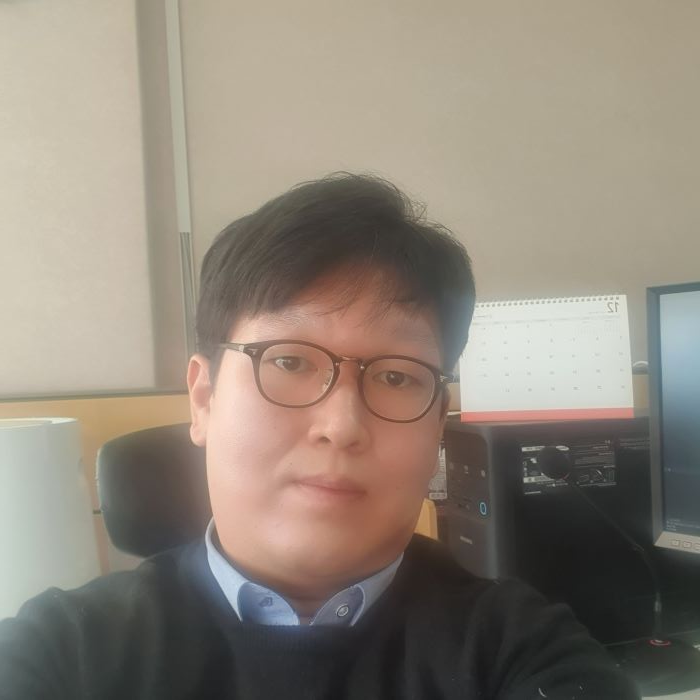
#> input picture image/my_face2.jpg, 700 x 700 px
$ python mask_creator.py
#> lines starting #> are read from the running program, lines starting #| are printed output that depends on the picture; after the words box and inside, x2 and y2 are one past the last pixel; in counts of white or black regions, pixels touching at a corner belong together
### util/CommUtils.py
import numpy as np, cv2

# 이미지 기울기 보정을 위한 함수
# 인자값1 : 원본이미지 / 인자값2 : 얼굴 중심 좌표 / 인자값3 : 양쪽 눈 중심좌표
# 결과값 : 보정된 이미지, 보정된 얼굴 중심 좌표
def doCorrectionImage(image, face_center, eye_centers):

    #양쪽 눈 좌표
    pt0, pt1 = eye_centers

    if pt0[0] > pt1[0]: pt0, pt1 = pt1, pt0

    # 두 좌표간 차분 계산
    dx, dy = np.subtract(pt1, pt0).astype(float)

    #역탄젠트로 기울기 계산
    angle = cv2.fastAtan2(dy, dx)

    # 계산된 기울기만큼 이미지 회전하기
    rot = cv2.getRotationMatrix2D(face_center, angle, 1)

    # 회전된 이미지를 원래 이미지 크기로 자르기
    size = image.shape[1::-1]

    # 보정된 이미지 생성
    correction_image = cv2.warpAffine(image, rot, size, cv2.INTER_CUBIC)

    # 눈 위치 보정
    eye_centers = np.expand_dims(eye_centers, axis=0)
    correction_centers = cv2.transform(eye_centers, rot)
    correction_centers = np.squeeze(correction_centers, axis=0)

    return correction_image, correction_centers

# 얼굴이미지로부터 상세 객체 탐지를 위한 함수
# 인자값1 : 얼굴 이미지 / 인자값2 : 얼굴 중심 좌표
# 결과값 : 윗머리, 귓밑머리, 입술, 얼굴 전체
def doDetectObject(face, center):
    w, h = face[2:4]
    center = np.array(center)

    # 얼굴영역 평균 비율
    # 얼굴 시작좌표 : 얼굴 증심으로부터 머리 시작좌표까지 평균 약 65%
    # 머리 끝 좌표 : 얼굴 증심으로부터 머리 끝좌표까지 평균 약 45%
    face_avg_rate = np.multiply((w,h), (0.45, 0.65))

    # 입술영역 평균 비율
    # 입술 시작좌표 : 입술 중심으로부터 얼굴높이의 평균 약 10%
    # 입술 끝 좌표 : 입술 증심으로부터 얼굴 너비의 평균 약 18%
    lib_avg_rate = np.multiply((w,h), (0.18, 0.1))

    # 얼굴 중심에서 머리 시작좌표로 이동
    pt1 = center - face_avg_rate

    # 얼굴 중심에서 머리 종료좌표로 이동
    pt2 = center + face_avg_rate

    # 얼굴 전체 영역
    face_all = roi(pt1, pt2-pt1)

    size = np.multiply(face_all[2:4], (1, 0.35))

    # 윗머리 영역
    face_up = roi(pt1, size)

    # 귀밑머리 영역
    face_down = roi(pt2-size, size)

    # 입술 중심 좌표(얼굴 중심의 약 30% 아래 위치함)
    lip_center = center + (0, h * 0.3)

    # 입술 중심에서 입술 시작좌표로 이동
    lip1 = lip_center - lib_avg_rate

    # 입술 중심에서 입술 끝좌표로 이동
    lip2 = lip_center + lib_avg_rate

    # 입술 영역
    lip = roi(lip1, lip2-lip1)

    return [face_up, face_down, lip, face_all]

# 이미지의 관심영역(ROI, Region of Interest)을 가져오기는 함수
# 인자값1 : 위치 / 인자값2 : 크기
# 결과값 : 영역 값
def roi(pt, size):
    return np.ravel([pt, size]).astype(int)

# 타원형으로 마스크 생성하는 함수
# 인자값1 : 원본 이미지 / 인자값2 : 세부 영역(윗머리, 귓밑머리, 입술, 얼굴 전체 중 하나)
# 인자값3 : 색상 / 인자값4 : 실선(사전 정의함)
# 결과값 : 타원형 마스크를 그린 이미지
def draw_ellipse(image, roi, color, thickness=cv2.FILLED):

    # 영역의 좌표 구하기
    x, y, w, h = roi

    # 영역의 자표로 부터 중심 좌표 구하기
    center = (x + w // 2, y + h // 2)

    # 타원 크기 설정하기(사람 얼굴 객체의 일반적인 타원 비율은 45%임)
    size = (int(w * 0.45), int(h * 0.45))

    # 타원 그리기
    cv2.ellipse(image, center, size, 0, 0, 360, color, thickness)

    return image

### mask_creator.py
# 생성한 CommUtils에 정의한 함수를 사용하기 위해 사용
from util.CommUtils import *

# 인식률을 높이기 위한 전처리
def preprocessing():
    # 분석하기 위한 이미지 불러오기
    image = cv2.imread("image/my_face2.jpg", cv2.IMREAD_COLOR)
#> image is the input picture: shape (700, 700, 3); mean B, G, R 121.1, 133.1, 142.7

    # 이미지가 존재하지 안으면, 에러 반환
    if image is None: return None, None

    # 이미지 크기 사이즈 변경하기
    image = cv2.resize(image, (700, 700))

    # 흑백사진으로 변경
    gray = cv2.cvtColor(image, cv2.COLOR_BGR2GRAY)

    # 변환한 흑백사진으로부터 히스토그램 평활화
    gray = cv2.equalizeHist(gray)
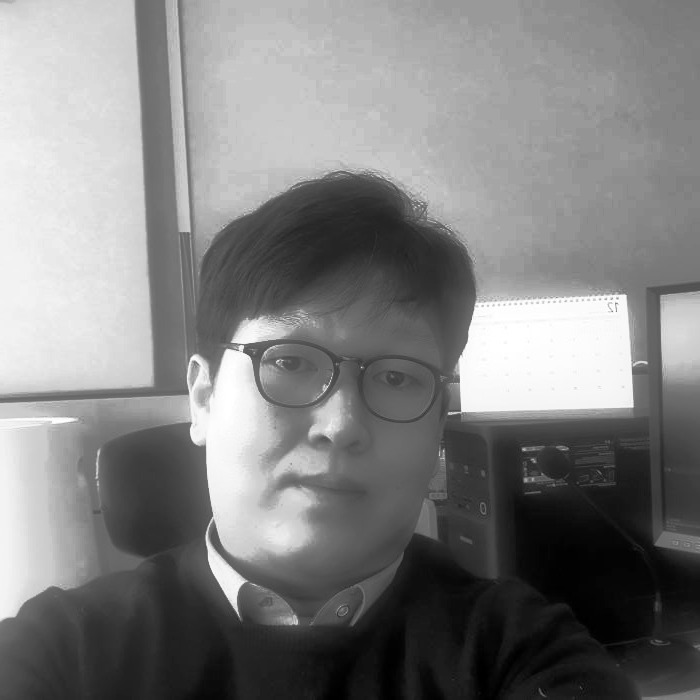
#> gray: shape (700, 700); min 0, max 255, mean 128.5

    return image, gray


# 학습된 얼굴 정면검출기 사용하기
face_cascade = cv2.CascadeClassifier("data/haarcascade_frontalface_alt2.xml")

# 학습된 눈 검출기 사용하기
eye_cascade = cv2.CascadeClassifier("data/haarcascade_eye_tree_eyeglasses.xml")

# 인식률을 높이기 위한 전처리 함수 호출
image, gray = preprocessing()  # 전처리

if image is None: raise Exception("영상 파일 읽기 에러")

# 얼굴 검출 수행(정확도 높이는 방법의 아래 파라미터를 조절함)
# 얼굴 검출은 히스토그램 평황화한 이미지 사용
# scaleFactor : 1.1
# minNeighbors : 인근 유사 픽셀 발견 비율이 2번 이상
# flags : 0 => 더이상 사용하지 않는 인자값
# 분석할 이미지의 최소 크기 : 가로 100, 세로 100
faces = face_cascade.detectMultiScale(gray, 1.1, 2, 0, (100, 100))
#> faces = [[171, 256, 301, 301]]

# 얼굴이 검출되었다면,
if faces.any():

    # 얼굴 위치 값을 가져오기
    x, y, w, h = faces[0]
#> x = 171; y = 256; w = 301; h = 301

    # 원본이미지로부터 얼굴영역 가져오기
    face_image = image[y:y + h, x:x + w]
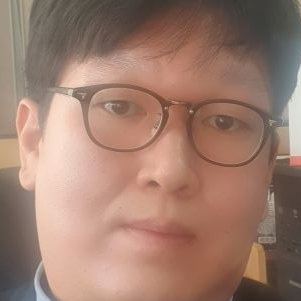
#> face_image: shape (301, 301, 3); mean B, G, R 110.1, 124.7, 157.8

    # 눈 검출 수행하기(정확도 높이는 방법의 아래 파라미터를 조절함)
    # 눈 검출은 얼굴 이미지 영역만 불러와 분석 수행
    # scaleFactor : 1.15
    # minNeighbors : 인근 유사 픽셀 발견 비율이 7번 이상
    # flags : 0 => 더이상 사용하지 않는 인자값
    # 분석할 이미지의 최소 크기 : 가로 25, 세로 20
    eyes = eye_cascade.detectMultiScale(face_image, 1.15, 7, 0, (25, 20))
#> eyes = [[96, 84, 45, 45], [199, 100, 47, 47]]

    # 눈을 찾을 수 있다면,
    if len(eyes) == 2:
        # 얼굴 가운데
        face_center = (x + w // 2.0, y + h // 2.0)  # 보정용 값(데이터 타입이 cv2.typing.Point2f 변경됨)
#> face_center = (321, 406)

        # 양쪽 눈 가운데 위치 값 가져오기
        eye_centers  = [[x+ex+ew//2, y+ey+eh//2] for ex,ey,ew,eh in eyes]
#> eye_centers = [[289, 362], [393, 379]]

        # 사진의 기울기 보정
        correction_image, correction_center = doCorrectionImage(image, face_center, eye_centers )
#> in doCorrectionImage, `pt0, pt1 = eye_centers`: pt0 = [289, 362]; pt1 = [393, 379]
#> in doCorrectionImage, `dx, dy = np.subtract(pt1, pt0).astype(float)`: dx = 104; dy = 17
#> in doCorrectionImage, `angle = cv2.fastAtan2(dy, dx)`: angle = 9.28
#> in doCorrectionImage, `rot = cv2.getRotationMatrix2D(face_center, angle, 1)`: rot = [[0.987, 0.161, -61.29], [-0.161, 0.987, 57.1]]
#> in doCorrectionImage, `correction_image = cv2.warpAffine(image, rot, size, cv2.INTER_CUBIC)`:
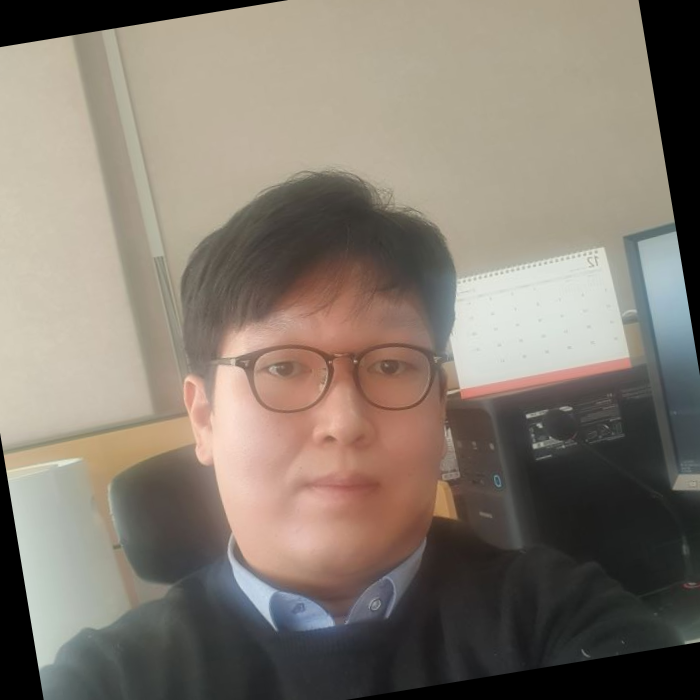
#> correction_image: shape (700, 700, 3); mean B, G, R 112.3, 123.3, 132.7
#> in doCorrectionImage, `eye_centers = np.expand_dims(eye_centers, axis=0)`: eye_centers = [[289, 362], [393, 379]]
#> in doCorrectionImage, `correction_centers = cv2.transform(eye_centers, rot)`: correction_centers = [[282, 368], [388, 368]]
#> correction_center = [[282, 368], [388, 368]]

        # 얼굴 상세 객체(윗머리, 귀밑머리, 입술) 찾기
        # rois[0] : 윗머리 / rois[1] : 귓밑머리 / rois[2] : 입술 / rois[3] : 얼굴 전체
        rois = doDetectObject(faces[0], face_center)
#> in doDetectObject, `w, h = face[2:4]`: w = 301
#> in doDetectObject, `center = np.array(center)`: center = [321, 406]
#> in doDetectObject, `face_avg_rate = np.multiply((w,h), (0.45, 0.65))`: face_avg_rate = [135.5, 195.7]
#> in doDetectObject, `lib_avg_rate = np.multiply((w,h), (0.18, 0.1))`: lib_avg_rate = [54.18, 30.1]
#> in doDetectObject, `pt1 = center - face_avg_rate`: pt1 = [185.5, 210.3]
#> in doDetectObject, `pt2 = center + face_avg_rate`: pt2 = [456.5, 601.6]
#> in doDetectObject, `face_all = roi(pt1, pt2-pt1)`: face_all = [185, 210, 270, 391]
#> in doDetectObject, `size = np.multiply(face_all[2:4], (1, 0.35))`: size = [270, 136.8]
#> in doDetectObject, `face_up = roi(pt1, size)`: face_up = [185, 210, 270, 136]
#> in doDetectObject, `face_down = roi(pt2-size, size)`: face_down = [186, 464, 270, 136]
#> in doDetectObject, `lip_center = center + (0, h * 0.3)`: lip_center = [321, 496.3]
#> in doDetectObject, `lip1 = lip_center - lib_avg_rate`: lip1 = [266.8, 466.2]
#> in doDetectObject, `lip2 = lip_center + lib_avg_rate`: lip2 = [375.2, 526.4]
#> in doDetectObject, `lip = roi(lip1, lip2-lip1)`: lip = [266, 466, 108, 60]
#> rois = [[185, 210, 270, 136], [186, 464, 270, 136], [266, 466, 108, 60], [185, 210, 270, 391]]

        # 보정된 사진 전체를 마스크만들기
        base_mask = np.full(correction_image.shape[:2], 255, np.uint8)

        # 얼굴 전체 마스크 만들기(사람의 얼굴은 평균 약 45% 타원으로 구성됨)
        # 얼굴 영역을 연산하기 않기 위해 색상을 검정색(값 : 0)으로 설정함
        face_mask = draw_ellipse(base_mask, rois[3], 0, -1)
#> in draw_ellipse, `x, y, w, h = roi`: x = 185; y = 210; w = 270; h = 391
#> in draw_ellipse, `center = (x + w // 2, y + h // 2)`: center = (320, 405)
#> in draw_ellipse, `size = (int(w * 0.45), int(h * 0.45))`: size = (121, 175)
#> in draw_ellipse, `cv2.ellipse(image, center, size, 0, 0, 360, color, thickness)`:
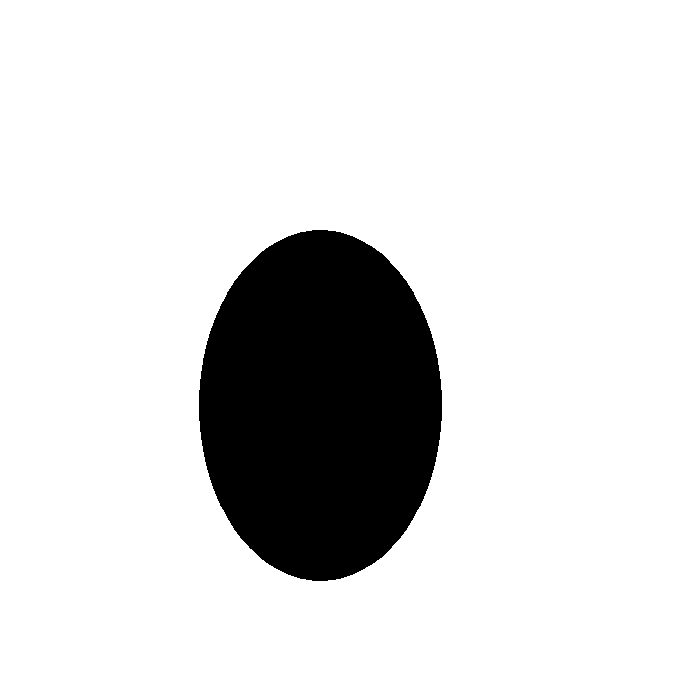
#> image: shape (700, 700); 86.4% white; 1 black region, box (x1, y1, x2, y2) and area: (199, 230, 442, 581) 66873

        # 입술 마스크 만들기(사람의 얼굴은 평균 약 45% 타원으로 구성됨)
        # 입술 영역을 연산하기 위해 색상을 흰색(값 : 255)으로 설정함
        lip_mask = draw_ellipse(np.copy(base_mask), rois[2], 255)
#> call 2 of draw_ellipse, with roi = array of shape (4,), color = 255, thickness = -1
#> in draw_ellipse (call 2), `x, y, w, h = roi`: x = 266; y = 466; w = 108; h = 60
#> in draw_ellipse (call 2), `center = (x + w // 2, y + h // 2)`: center = (320, 496)
#> in draw_ellipse (call 2), `size = (int(w * 0.45), int(h * 0.45))`: size = (48, 27)
#> in draw_ellipse (call 2), `cv2.ellipse(image, center, size, 0, 0, 360, color, thickness)`:
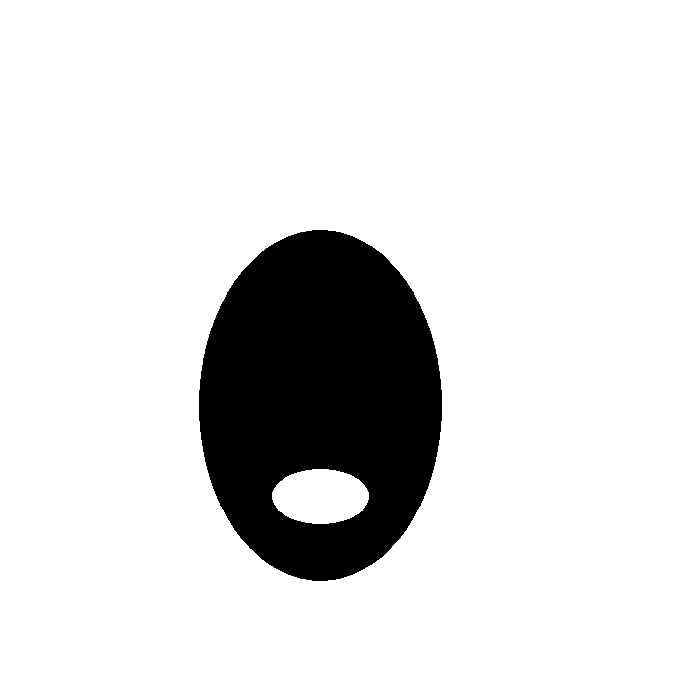
#> image: shape (700, 700); 87.2% white; 1 black region, box (x1, y1, x2, y2) and area: (199, 230, 442, 581) 62692

        # 윗머리용 얼굴전체 마스크, 귓밑머리용 얼굴전체 마스크, 입술마스크, 입술 제외용 마스크를 masks 저장
        masks = [face_mask, face_mask, lip_mask, ~lip_mask]

        # 만들어 놓은 마스크에 얼굴 상세 객체의 크기에 맞게 다시 저장함
        masks = [mask[y:y + h, x:x + w] for mask, (x, y, w, h) in zip(masks, rois)]
#> masks = 4 items

        # 최종 마스크 확인
        for i, mask in enumerate(masks):
            cv2.imshow("mask" + str(i), mask)
#> this loop made 4 passes
#> pass 1, `cv2.imshow("mask" + str(i), mask)`:
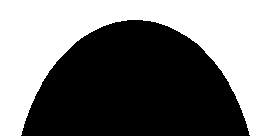
#> window 'mask0': shape (136, 270); 47.6% white; 1 white region, box (x1, y1, x2, y2) and area: (0, 0, 270, 136) 17462
#> pass 2, `cv2.imshow("mask" + str(i), mask)`:
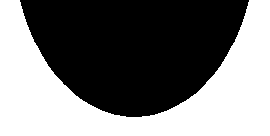
#> window 'mask1': shape (136, 270); 46.9% white; 1 white region, box (x1, y1, x2, y2) and area: (0, 0, 270, 136) 17215

    else:
        print("눈 미검출")

else:
    print("얼굴 미검출")

# 입력받는 것 대기하기, 작성안하면, 결과창이 바로 닫힘
cv2.waitKey(0)

$ run again, with image/my_face.jpg copied over image/my_face2.jpg
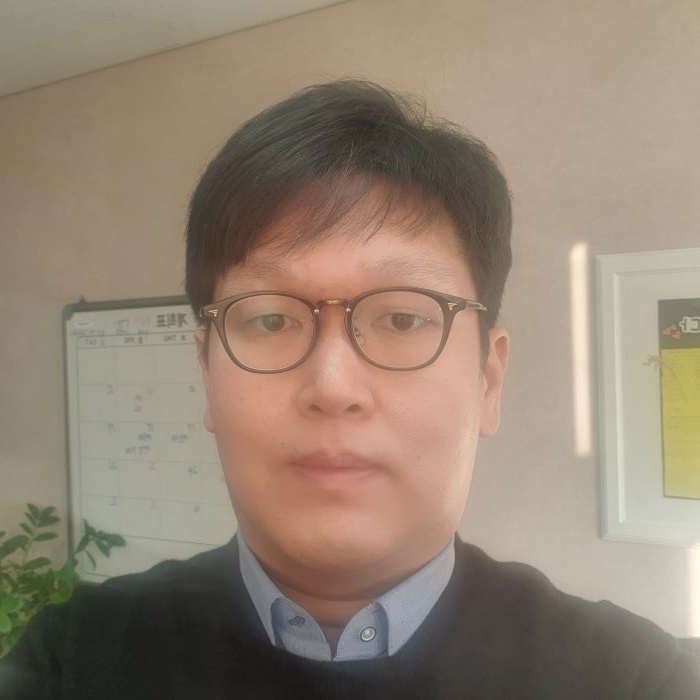
#> input picture image/my_face.jpg, 700 x 700 px
#> in preprocessing, image is the input picture: shape (700, 700, 3); mean B, G, R 114.4, 131.2, 147.6
#> faces = [[164, 190, 351, 351]]
#> `x, y, w, h = faces[0]`: x = 164; y = 190; w = 351
#> eyes = [[82, 106, 56, 56], [210, 104, 55, 55]]
#> face_center = (339, 365)
#> `eye_centers  = [[x+ex+ew//2, y+ey+eh//2] for ex,ey,ew,eh in eyes]`: eye_centers = [[274, 324], [401, 321]]
#> in doCorrectionImage, `pt0, pt1 = eye_centers`: pt0 = [274, 324]; pt1 = [401, 321]
#> dx = 127; dy = -3
#> angle = 358.6
#> rot = [[1, -0.0236, 8.71], [0.0236, 1, -7.9]]
#> in doCorrectionImage, `eye_centers = np.expand_dims(eye_centers, axis=0)`: eye_centers = [[274, 324], [401, 321]]
#> correction_centers = [[275, 322], [402, 322]]
#> in doDetectObject, `w, h = face[2:4]`: w = 351
#> in doDetectObject, `center = np.array(center)`: center = [339, 365]
#> face_avg_rate = [158, 228.2]
#> lib_avg_rate = [63.18, 35.1]
#> in doDetectObject, `pt1 = center - face_avg_rate`: pt1 = [181, 136.8]
#> pt2 = [497, 593.1]
#> face_all = [181, 136, 315, 456]
#> in doDetectObject, `size = np.multiply(face_all[2:4], (1, 0.35))`: size = [315, 159.6]
#> face_up = [181, 136, 315, 159]
#> face_down = [181, 433, 315, 159]
#> lip_center = [339, 470.3]
#> lip1 = [275.8, 435.2]
#> lip2 = [402.2, 505.4]
#> lip = [275, 435, 126, 70]
#> rois = [[181, 136, 315, 159], [181, 433, 315, 159], [275, 435, 126, 70], [181, 136, 315, 456]]
#> in draw_ellipse, `x, y, w, h = roi`: x = 181; y = 136; w = 315; h = 456
#> in draw_ellipse, `center = (x + w // 2, y + h // 2)`: center = (338, 364)
#> in draw_ellipse, `size = (int(w * 0.45), int(h * 0.45))`: size = (141, 205)
#> in draw_ellipse, `cv2.ellipse(image, center, size, 0, 0, 360, color, thickness)`:
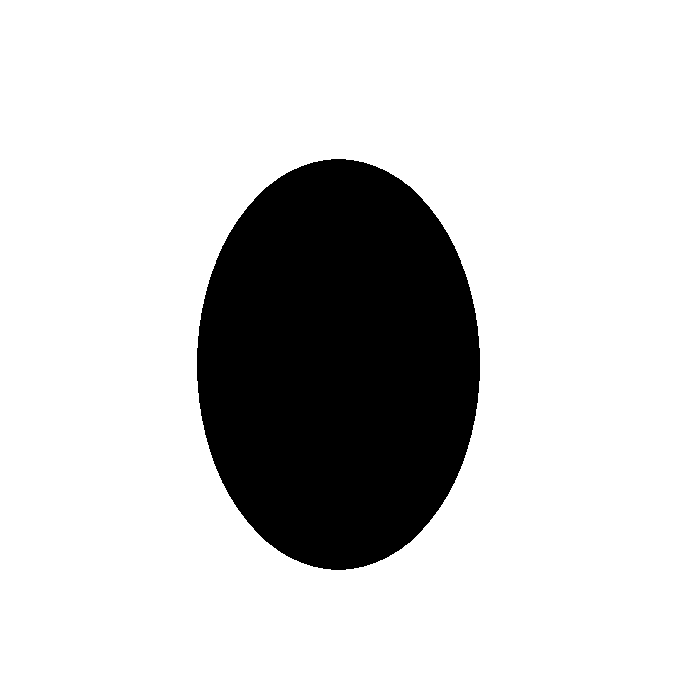
#> image: shape (700, 700); 81.4% white; 1 black region, box (x1, y1, x2, y2) and area: (197, 159, 480, 570) 91265
#> image: shape (700, 700); 82.5% white; 1 black region, box (x1, y1, x2, y2) and area: (197, 159, 480, 570) 85676
#> masks = 4 items
#> the loop `for i, mask in enumerate(masks):` made 4 passes
#> pass 2, `cv2.imshow("mask" + str(i), mask)`:
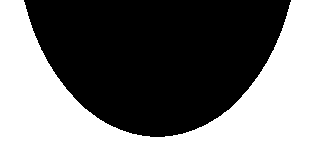
#> window 'mask1': shape (159, 315); 46.8% white; 1 white region, box (x1, y1, x2, y2) and area: (0, 0, 315, 159) 23462
